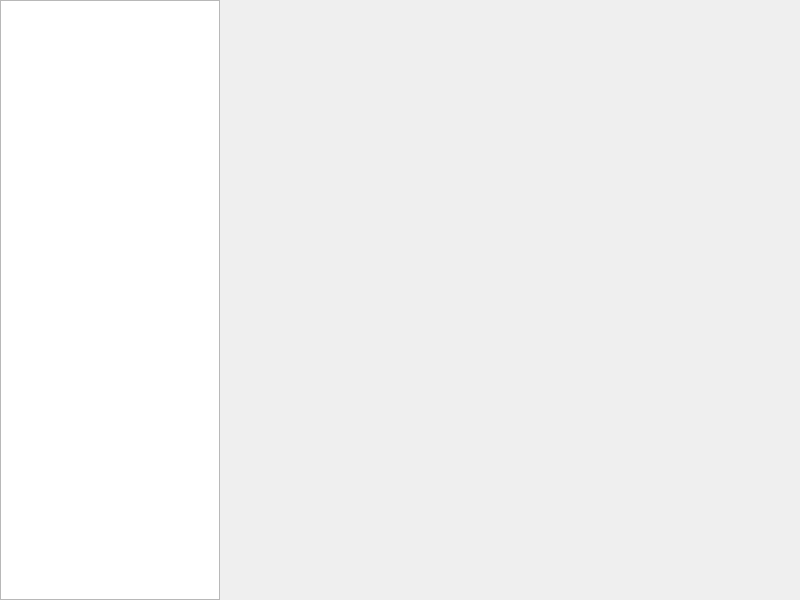
<?xml version="1.0" encoding="UTF-8"?>
<ui version="4.0">
 <class>MainWindow</class>
 <widget class="QMainWindow" name="MainWindow">
  <property name="geometry">
   <rect>
    <x>0</x>
    <y>0</y>
    <width>800</width>
    <height>600</height>
   </rect>
  </property>
  <property name="windowTitle">
   <string>Deej Mix</string>
  </property>
  <widget class="QWidget" name="centralwidget">
   <layout class="QHBoxLayout" name="horizontalLayout">
    <property name="spacing">
     <number>0</number>
    </property>
    <property name="leftMargin">
     <number>0</number>
    </property>
    <property name="topMargin">
     <number>0</number>
    </property>
    <property name="rightMargin">
     <number>0</number>
    </property>
    <property name="bottomMargin">
     <number>0</number>
    </property>
    <item>
     <widget class="QListWidget" name="sidebarList">
      <property name="maximumSize">
       <size>
        <width>220</width>
        <height>16777215</height>
       </size>
      </property>
      <property name="focusPolicy">
       <enum>Qt::NoFocus</enum>
      </property>
     </widget>
    </item>
    <item>
     <widget class="QStackedWidget" name="stackedWidget">
      <property name="currentIndex">
       <number>0</number>
      </property>
      <widget class="QWidget" name="pageHome">
       <layout class="QHBoxLayout" name="homeLayout">
        <!-- Dynamic content -->
       </layout>
      </widget>
      <widget class="QWidget" name="pageCalibration"/>
      <widget class="QWidget" name="pageSettings"/>
     </widget>
    </item>
   </layout>
  </widget>
 </widget>
 <resources/>
 <connections/>
</ui>
